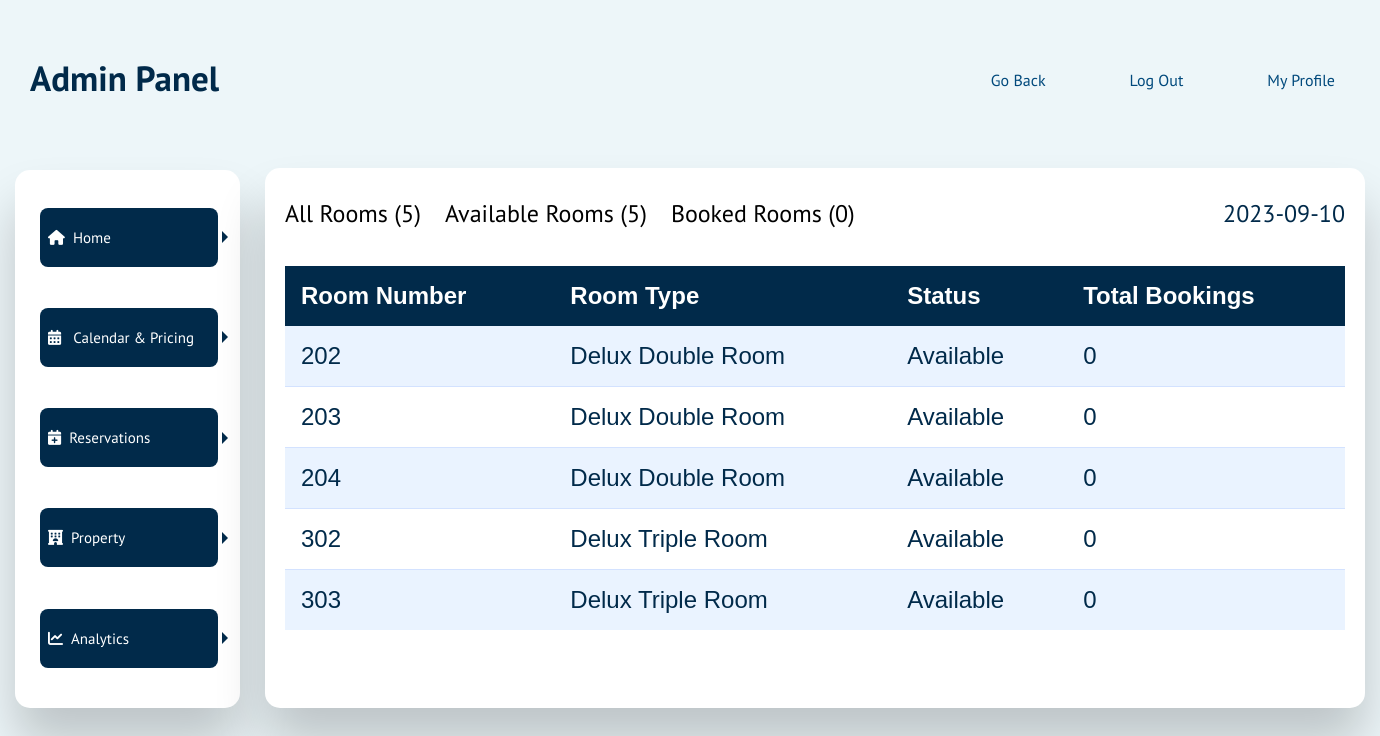
Screenshot of /Admin/Landing Page/adminPanel.php (signed in) with the database file from the repository.
### tables this page shows
CREATE TABLE `room` (
  `RID` int(11) NOT NULL,
  `belongsToHotel` int(11) NOT NULL,
  `roomType` int(11) NOT NULL,
  `price` double NOT NULL,
  `firstEntryPerson` int(11) NOT NULL,
  `lastEntryPerson` int(11) DEFAULT NULL,
  `firstEntryDate` date NOT NULL DEFAULT (CURDATE()),
  `lastEntryDate` date DEFAULT NULL,
  `TV` int(1) NOT NULL DEFAULT 0,
  `AC` int(1) NOT NULL DEFAULT 0,
  `heating` int(1) NOT NULL DEFAULT 0,
  `miniBar` int(1) NOT NULL DEFAULT 0,
  `roomNumber` int(5) NOT NULL
);

CREATE TABLE `roomtype` (
  `RID` int(11) NOT NULL,
  `nameOfRoomType` varchar(50) NOT NULL,
  `numberOfBeds` int(2) NOT NULL,
  `firstEntryPerson` int(11) NOT NULL,
  `lastEntryPerson` int(11) DEFAULT NULL,
  `firstEntryDate` date NOT NULL DEFAULT (CURDATE()),
  `lastEntryDate` date DEFAULT NULL,
  `balcony` int(1) NOT NULL DEFAULT 0,
  `cityView` int(1) NOT NULL DEFAULT 0,
  `mountainView` int(1) NOT NULL DEFAULT 0,
  `privateBathroom` int(1) NOT NULL DEFAULT 0,
  `size` int(3) NOT NULL
);

### Admin/Landing Page/adminPanel.php (the view, shortened to what this page needs)
<!doctype html>
<html lang="en" xmlns="http://www.w3.org/1999/html">
<head>
    <link rel="stylesheet" href="adminPanel.css">
    <link rel="stylesheet" href="header.css">
</head>
<?php
$conn = mysqli_connect('localhost', 'root', '', 'bookingapp');
if(!isset($_SESSION['userAdmin']) || $_SESSION['userAdmin'] == 0) {
    echo "<div class='warning'><p>You do not have access to this resource!</p>";
    echo "<a href='../../Login/login.php' class='logIn'>Login as admin </a></div>";
    exit();
} else {
    $userID = $_SESSION['userID'];
    $row = mysqli_fetch_assoc(mysqli_query($conn, "SELECT h.HID from hotel h, users u WHERE h.admin = " . $userID));
    $hotelID = $row['HID'];
    $allRoomsQuery = "
        SELECT COUNT(*) AS room_count
        FROM room r
        WHERE r.belongsToHotel = " . $hotelID;
    $availableRoomsQuery = "
        SELECT COUNT(*) AS available_rooms_count
        FROM room r
        WHERE r.belongsToHotel = " . $hotelID . "
        AND NOT EXISTS (
            SELECT 1
            FROM booking b
            WHERE r.RID = b.room
            AND CURDATE() BETWEEN b.fromDate AND b.toDate
        )
    ";
    $bookedRoomsQuery = "
        SELECT COUNT(*) AS booked_rooms_count
        FROM booking b
        WHERE b.room IN (
            SELECT r.RID
            FROM room r
            WHERE r.belongsToHotel = " . $hotelID . "
        )
        AND CURDATE() BETWEEN b.fromDate AND b.toDate
    ";
}
?>
<body>
<header class="wrapper">
    <div>
        <h1>Admin Panel</h1>
        <nav>
            <a href="" class="goBack">Go Back</a>
            <a href="../../Registration/logOut.php" class="goBack">Log Out</a>
            <a href="../../Profile/viewProfile.php?userID=<?php echo $userID;?>" class="goBack">My Profile</a>
        </nav>
    </div>
</header>
<main>
    <div class="wrapper overallGrid">
        <section class="Section">
            <p><a href="adminPanel.php" class="sideButton homeButton"> <i class="fa-solid fa-house"></i>Home</a></p>
            <p><a href="calendarAndPricing.php" class="sideButton"> <i class="fa-solid fa-calendar-days"></i> Calendar & Pricing</a></p>
            <p><a href="Reservation.php" class="sideButton"><i class="fa-solid fa-calendar-plus"></i>Reservations</a></p>
            <p><a href="Property.php" class="sideButton"><i class="fa-solid fa-hotel"></i>Property</a></p>
            <p><a href="Analytics.php" class="sideButton"><i class="fa-solid fa-chart-line"></i>Analytics</a></p>
        </section>
        <article class="Article">
            <div class="article-header">
                <nav>
                    <a href="../Rooms/view.php">All Rooms (<?php $result = mysqli_query($conn, $allRoomsQuery); $row = mysqli_fetch_assoc($result); echo $row['room_count']; ?>)</a>
                    <a href="../Rooms/viewAvailableRooms.php">Available Rooms (<?php $result = mysqli_query($conn, $availableRoomsQuery); $row = mysqli_fetch_assoc($result); echo $row['available_rooms_count']; ?>)</a>
                    <a href="../Rooms/viewBookedRooms.php">Booked Rooms (<?php $result = mysqli_query($conn, $bookedRoomsQuery); $row = mysqli_fetch_assoc($result); echo $row['booked_rooms_count']; ?>)</a>
                </nav>
                <p><?php $currentDate = date("Y-m-d");
                    echo $currentDate;?></p>
            </div>
            <table>
                <?php
                if ($_SESSION['userAdmin'] == 1) {
                    if (mysqli_affected_rows($conn) > 0) { ?>
                        <tr>
                            <th>Room Number</th>
                            <th>Room Type</th>
                            <th>Status</th>
                            <th>Total Bookings</th>
                        </tr>
                        <?php
                        $roomDetailsQuery = "CALL GetRoomDetails(" . $_SESSION['hotelID'] . ")";
                        $roomDetailsResult = mysqli_query($conn, $roomDetailsQuery);
                        while ($row = mysqli_fetch_assoc($roomDetailsResult)) {
                            $roomNumber = $row['roomNumber'];
                            $roomType = $row['nameOfRoomType'];
                            if($row['availability'] == 0) {
                                $availability = "Booked";
                            } else {
                                $availability = "Available";
                            }
                            $numberOfRoomsBooked = $row['numberOfRoomsBooked'];
                            echo '<tr>';
                            echo '<td>' . $roomNumber . '</td>';
                            echo '<td>' . $roomType . '</td>';
                            echo '<td>' . $availability . '</td>';
                            echo '<td>' . $numberOfRoomsBooked . '</td>';
                            echo '</tr>';
                        }
                        } else {
                        ?> <h3>No rooms available!</h3> <?php
                    }
                }
                ?>
            </table>
        </article>
    </div>
</main>
</body>
</html>

### Admin/Landing Page/adminPanel.css (style rules this page uses)
* { margin: 0; }
.wrapper { margin: 0 auto; width: 1350px; }
.wrapper > div { margin: 20px 0; }
div > h1 { margin: 0; }
body { font-family: "PT Sans"; background-color: #EDF6F9; font-size: 18px; margin: 0; overflow: hidden; color: #012A4A; }
.goBack { text-decoration: none; margin: 15px 15px; padding: 5px 15px; border-radius: 10px; font-size: 16px; border: none; color: #01497C; cursor: pointer; }
.overallGrid { display: grid; grid-template-columns: 250px 500px 350px 250px; }
.Section { background-color: white; padding: 15% 40% 8% 10%; margin: 12% 50% 400% 0%; border-radius: 15px; box-shadow: 0px 35px 50px rgba( 0, 0, 0, 0.2 ); width: 40%; display: flex; flex-direction: column; height: 30rem; justify-content: space-between; }
.Article { background-color: white; padding: 20px; margin: 2.5% 0% 30% 0%; border-radius: 15px; box-shadow: 0px 35px 50px rgba( 0, 0, 0, 0.2 ); grid-column: 2/-1; display: grid; grid-template-rows: repeat(2, 1fr); overflow-y: auto; height: 31.3rem; }
p { color: #012A4A; padding-bottom: 10px; }
.sideButton { display: block; text-decoration: none; background-color: #012A4A; color: white; padding: 20px 70px 20px 8px; border-radius: 8px; margin-bottom: 10px; width: 110%; }
.sideButton { position: relative; background-color: #012A4A; color: #fff; border: none; transition-duration: 0.5s; align-content: center; font-size: 15px; width: 100%; white-space: nowrap; }
.sideButton::after { content: ''; position: absolute; top: 50%; right: -10px; transform: translateY(-50%); border-top: 6px solid transparent; border-bottom: 6px solid transparent; border-left: 6px solid #012A4A; transition-duration: 0.5s; }
.article-header { display: flex; justify-content: space-between; height: 3rem; }
.fa-solid { color: white; margin-right: 8px; font-size: 15px; }
table { width: 100%; border-collapse: collapse; font-family: Arial, sans-serif; }
th { background-color: #012A4A; color: #FFFFFF; font-weight: bold; padding: 1rem; text-align: left; }
td { padding: 1rem; }
tr:nth-child(even) td { background-color: #EAF3FF; }
tr:not(:last-child) td { border-bottom: 1px solid #D3E2FF; }

### Admin/Landing Page/header.css (style rules this page uses)
* { margin: 0; }
.wrapper { margin: 0 auto; }
body { font-family: "PT Sans"; }
header { padding: 30px 10px 10px 10px; align-content: center; justify-content: center; }
header div { display: flex; flex-direction: row; justify-content: space-between; }
h1 { font-size: 35px; padding: 5px 15px; color: #012A4A; }

### Admin/Landing Page/adminPanel.php (style rules this page uses)
body { font-size: 1.5rem; margin: 0; overflow: hidden; }
a { text-decoration: none; color: black; }
nav { display: flex; flex-direction: row; gap: 1.5rem; }
.article-header { display: flex; align-items: flex-start; justify-content: space-between; padding: 10px 0 20px 0; }
table { width: 100%; border-collapse: collapse; font-family: Arial, sans-serif; }
th { background-color: #012A4A; color: #FFFFFF; font-weight: bold; padding: 1rem; text-align: left; }
td { padding: 1rem; }
tr:nth-child(even) td { background-color: #EAF3FF; }
tr:not(:last-child) td { border-bottom: 1px solid #D3E2FF; }
.Section { display: flex; flex-direction: column; height: 30rem; justify-content: space-between; }
.Article { display: flex; flex-direction: column; justify-content: flex-start; overflow-y: auto; height: 31.3rem; }

### rows the page displays
room: roomNumber "202", roomType.nameOfRoomType "Delux Double Room", availability "Available", numberOfRoomsBooked "0"
room: roomNumber "203", roomType.nameOfRoomType "Delux Double Room", availability "Available", numberOfRoomsBooked "0"
room: roomNumber "204", roomType.nameOfRoomType "Delux Double Room", availability "Available", numberOfRoomsBooked "0"
room: roomNumber "302", roomType.nameOfRoomType "Delux Triple Room", availability "Available", numberOfRoomsBooked "0"
room: roomNumber "303", roomType.nameOfRoomType "Delux Triple Room", availability "Available", numberOfRoomsBooked "0"

### other values shown
$row['room_count'] "5"
$row['available_rooms_count'] "5"
$row['booked_rooms_count'] "0"
